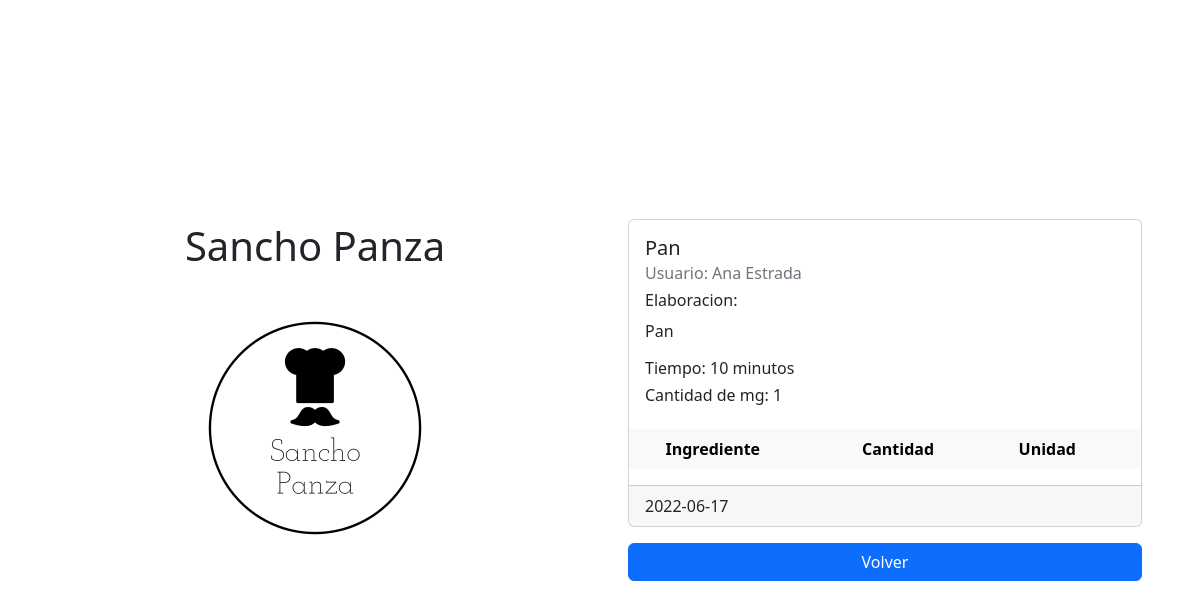
/view_recipe/2 (signed in), run on the app's committed database.
### src/database.py (models this page shows)
class Receta(db.Model):
    __tablename__ = "receta"
    id = db.Column(db.Integer, primary_key=True)
    nombre = db.Column(db.String(80), nullable=False)
    tiempo = db.Column(db.Integer, nullable=False)
    elaboracion = db.Column(db.Text)
    cantidadmegusta = db.Column(db.Integer, nullable=False)
    fecha = db.Column(db.DateTime)
    usuarioid = db.Column(db.Integer, db.ForeignKey('usuario.id'))
    ingrediente =  db.relationship(
        'Ingrediente',
        backref='receta',
        cascade="all, delete-orphan"
    )

class Usuario(db.Model):
    __tablename__ = 'usuario'
    id = db.Column(db.Integer, primary_key=True)
    nombre = db.Column(db.String(80), nullable=False)
    correo = db.Column(db.String(120), unique=True, nullable=False)
    clave = db.Column(db.String(120), nullable=False)
    receta = db.relationship(
        'Receta',
        backref='usuario',
        cascade="all, delete-orphan"
    )

### src/consultarRecetas.py (the view)
@app.route('/view_recipe/<receta_id>')
def view_recipe(receta_id):
	select_recipe = Receta.query.get(receta_id)
	return render_template('view_recipe.html', receta = select_recipe)

### templates/view_recipe.html (shortened to what this page needs)
{% extends 'base.html' %}
{% block content %}
    <div class="card m-3" style="max-width: 40rem;">
        <div class="card-body">
            <h5 class="card-title">{{receta.nombre}}</h5>
            <h6 class="card-subtitle mb-2 text-muted">Usuario: {{receta.usuario.nombre}}</h6>
            <h6>Elaboracion:</h6>
            <p class="card-text">{{receta.elaboracion}}</p>
            <h6>Tiempo: {{receta.tiempo}} minutos</h6>
            <div class="d-flex align-items-center">
                <h6 class="">Cantidad de mg: {{receta.cantidadmegusta}}</h6>
            </div>
        </div>
        <table class="table table-hover table-borderless">
            <thead class="table-light">
                <tr>
                    <th scope="col"></th>
                    <th scope="col">Ingrediente</th>
                    <th scope="col">Cantidad</th>
                    <th scope="col">Unidad</th>
                </tr>
            </thead>
        </table>
        <div class="card-footer">{{receta.fecha.date()}}</div>
    </div>
    <a href="{{ url_for('home') }}" class="d-block m-3 btn btn-primary" role="button">Volver</a>
{% endblock %}

### data on the page
Receta: nombre "Pan", elaboracion "Pan", tiempo "10", cantidadmegusta "1", fecha "2022-06-17"
Usuario: usuario.nombre "Ana Estrada"
